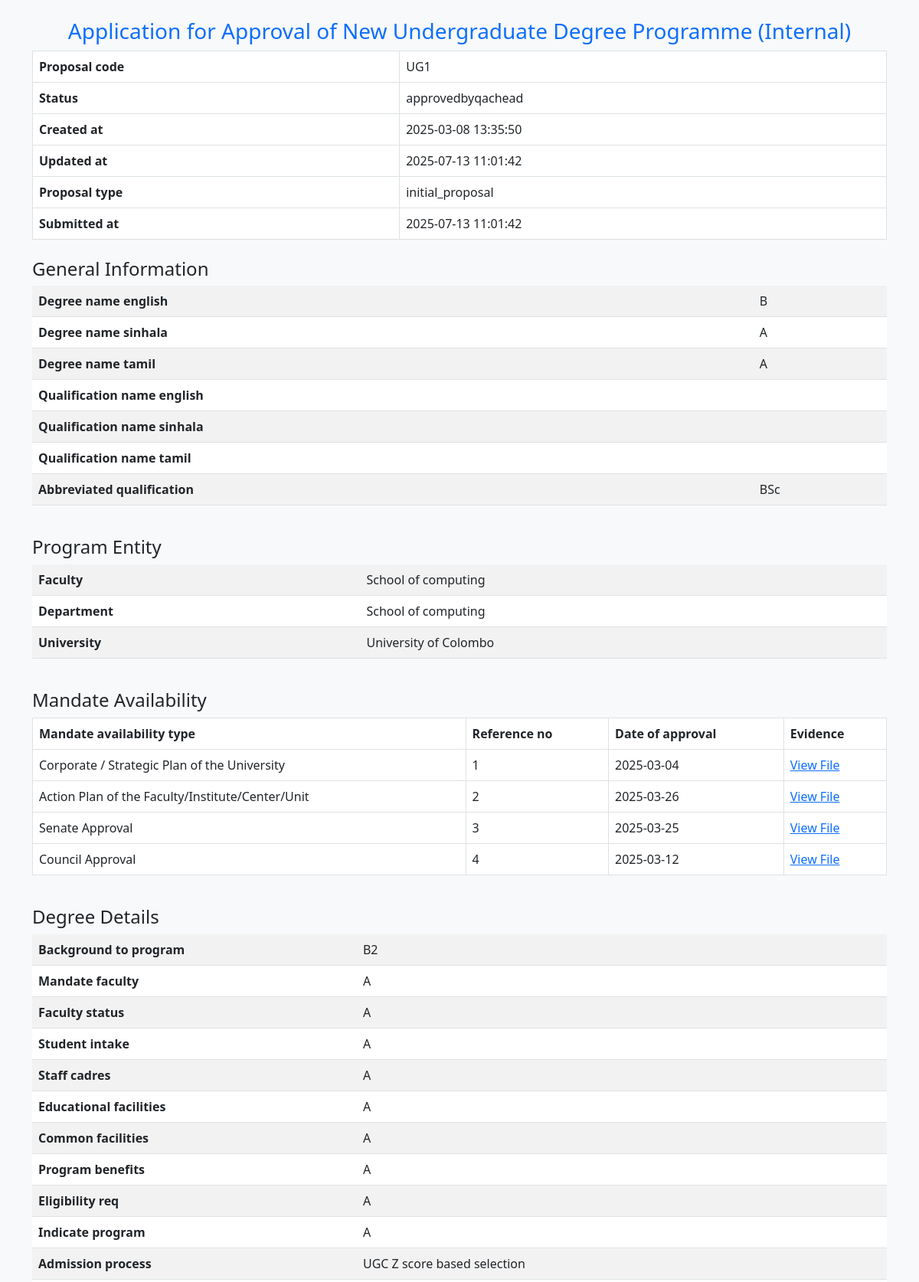
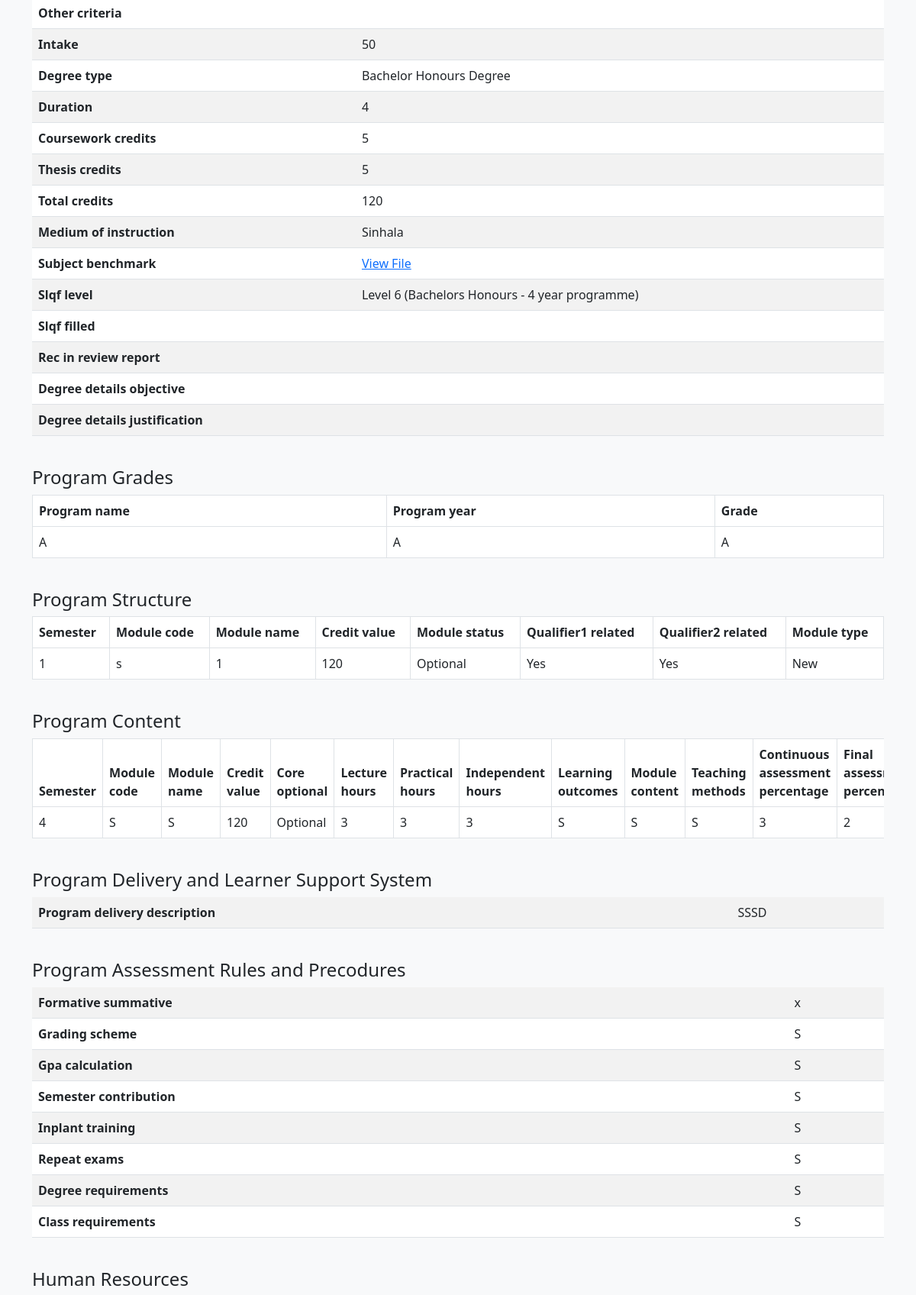
The app's page /review_proposal.php?id=1 (signed in, upper part) with its own data (2 pictures, top to bottom).
### tables this page shows
CREATE TABLE `proposals` (
  `proposal_id` int(11) NOT NULL,
  `university_id` int(11) NOT NULL,
  `created_by` int(11) NOT NULL,
  `status` enum('fresh','draft','submitted','under_review','approvedbydean','rejectedbydean','rejectedbyvc','approvedbyvc','approvedbycqa','rejectedbycqa','approvedbyugcfinance','rejectedbyugcfinance','approvedbyugchr','rejectedbyugchr','approvedbyugcidd','rejecteddbyugcidd','approvedbyugcacademic','rejectedbyugcacademic','approvedbyugcadmission','rejectedbyugcadmission','approvedbyqachead','rejectedbyqachead','approvedbyTA','rejectedbyTA','approvedbysecretary','rejectedbysecretary','approvedbyStandardCommittee','rejectedbyStandardCommittee','approvedbyqachead_revised','approvedbydean_revised','approvedbycqa_revised','approvedbyvc_revised','resignature_request_from_university','re-signed_dean','re-signed_cqa','re-signed_vc','approvedbyalldepartments','under_review_by_ATechAssistant','under_review_by_BTechAssistant') DEFAULT 'draft',
  `university_visible_status` varchar(100) NOT NULL,
  `created_at` timestamp NOT NULL DEFAULT current_timestamp(),
  `updated_at` timestamp NOT NULL DEFAULT current_timestamp() ON UPDATE current_timestamp(),
  `submitted_at` timestamp NULL DEFAULT NULL ON UPDATE current_timestamp(),
  `id` int(11) DEFAULT NULL,
  `proposal_code` varchar(1000) NOT NULL,
  `proposal_type` varchar(100) NOT NULL,
  `last_updated_by` int(11) DEFAULT NULL
);

CREATE TABLE `proposal_general_info` (
  `proposal_id` int(11) NOT NULL,
  `degree_name_english` varchar(255) NOT NULL,
  `degree_name_sinhala` varchar(255) NOT NULL,
  `degree_name_tamil` varchar(255) NOT NULL,
  `abbreviated_qualification` varchar(50) NOT NULL,
  `general_info_id` int(11) NOT NULL,
  `qualification_name_english` varchar(1000) NOT NULL,
  `qualification_name_sinhala` varchar(1000) NOT NULL,
  `qualification_name_tamil` varchar(1000) NOT NULL
);

CREATE TABLE `proposal_program_entity` (
  `proposal_id` int(11) NOT NULL,
  `faculty` varchar(255) NOT NULL,
  `department` varchar(255) DEFAULT NULL,
  `program_entity_id` int(11) NOT NULL,
  `university` varchar(1000) DEFAULT NULL
);

CREATE TABLE `proposal_mandate_availability` (
  `mandate_availability_type` varchar(1000) NOT NULL,
  `reference_no` varchar(1000) DEFAULT NULL,
  `date_of_approval` date NOT NULL,
  `evidence` varchar(1000) NOT NULL,
  `mandate_availability_id` int(11) NOT NULL,
  `proposal_id` int(11) NOT NULL,
  `program_entity_id` int(11) DEFAULT NULL
);

CREATE TABLE `proposal_degree_details` (
  `background_to_program` text NOT NULL,
  `mandate_faculty` text NOT NULL,
  `faculty_status` text NOT NULL,
  `student_intake` text NOT NULL,
  `staff_cadres` text NOT NULL,
  `educational_facilities` text NOT NULL,
  `common_facilities` text NOT NULL,
  `program_benefits` text NOT NULL,
  `eligibility_req` text NOT NULL,
  `indicate_program` text NOT NULL,
  `admission_process` text NOT NULL,
  `other_criteria` text NOT NULL,
  `intake` int(11) NOT NULL,
  `degree_type` varchar(100) NOT NULL,
  `duration` varchar(50) NOT NULL,
  `coursework_credits` int(11) NOT NULL,
  `thesis_credits` int(11) NOT NULL,
  `total_credits` int(11) NOT NULL,
  `medium_of_instruction` set('English','Sinhala','Tamil') NOT NULL,
  `degree_id` int(11) NOT NULL,
  `proposal_id` int(11) NOT NULL,
  `subject_benchmark` varchar(1000) DEFAULT NULL,
  `slqf_level` set('Level 5 (Bachelors)','Level 6 (Bachelors Honours - 4 year programme)') DEFAULT NULL,
  `rec_in_review_report` text NOT NULL,
  `degree_details_objective` varchar(1000) NOT NULL,
  `degree_details_justification` varchar(1000) NOT NULL,
  `slqf_filled` set('Yes','No') NOT NULL
);

CREATE TABLE `proposal_grades_received` (
  `degree_id` int(11) NOT NULL,
  `program_id` int(11) NOT NULL,
  `program_name` varchar(1000) NOT NULL,
  `program_year` varchar(1000) NOT NULL,
  `grade` varchar(1000) NOT NULL,
  `proposal_id` int(11) DEFAULT NULL
);

CREATE TABLE `proposal_program_structure` (
  `program_structure_id` int(11) NOT NULL,
  `proposal_id` int(11) NOT NULL,
  `semester` int(11) NOT NULL,
  `module_code` varchar(50) NOT NULL,
  `module_name` varchar(255) NOT NULL,
  `credit_value` int(11) NOT NULL,
  `module_status` enum('Compulsory','Optional') NOT NULL,
  `qualifier1_related` varchar(1000) DEFAULT '0',
  `qualifier2_related` varchar(1000) DEFAULT '0',
  `module_type` enum('Existing','New') NOT NULL
);

CREATE TABLE `proposal_program_content` (
  `content_id` int(11) NOT NULL,
  `proposal_id` int(11) NOT NULL,
  `semester` int(11) NOT NULL,
  `module_code` varchar(1000) NOT NULL,
  `module_name` varchar(1000) NOT NULL,
  `credit_value` int(11) NOT NULL,
  `core_optional` enum('Core','Optional') NOT NULL,
  `lecture_hours` int(11) NOT NULL,
  `practical_hours` int(11) NOT NULL,
  `independent_hours` int(11) NOT NULL,
  `learning_outcomes` varchar(1000) NOT NULL,
  `module_content` varchar(1000) NOT NULL,
  `teaching_methods` varchar(1000) NOT NULL,
  `continuous_assessment_percentage` int(11) NOT NULL,
  `final_assessment_percentage` int(11) NOT NULL,
  `recommended_reading` varchar(1000) NOT NULL
);

CREATE TABLE `proposal_program_delivery` (
  `proposal_id` int(11) NOT NULL,
  `program_delivery_description` text NOT NULL,
  `program_delivery_id` int(11) NOT NULL
);

CREATE TABLE `proposal_assessment_rules` (
  `proposal_id` int(11) NOT NULL,
  `formative_summative` text NOT NULL,
  `grading_scheme` text NOT NULL,
  `gpa_calculation` text NOT NULL,
  `semester_contribution` text NOT NULL,
  `inplant_training` text NOT NULL,
  `repeat_exams` text NOT NULL,
  `degree_requirements` text NOT NULL,
  `class_requirements` text NOT NULL,
  `assessment_rule_id` int(11) NOT NULL
);

### review_proposal.php (the view, shortened to what this page needs)
<?php
require 'databaseconnection.php';
$proposal_id = $_GET['id'];
$proposalQuery = "SELECT proposal_code,
  university_visible_status,
  created_at,
  updated_at ,
  proposal_type,
  submitted_at FROM proposals WHERE proposal_id = ?";
$degreeDetailsQuery = "SELECT
    background_to_program, mandate_faculty,
    faculty_status, student_intake, staff_cadres, educational_facilities,
    common_facilities, program_benefits, eligibility_req, indicate_program,
    admission_process, other_criteria, intake, degree_type, duration,
    coursework_credits, thesis_credits, total_credits, medium_of_instruction,
    subject_benchmark, slqf_level, slqf_filled, rec_in_review_report, degree_details_objective, degree_details_justification
FROM proposal_degree_details WHERE proposal_id = ?";
$generalInfoQuery = "SELECT
  degree_name_english,
  degree_name_sinhala,
  degree_name_tamil,
  qualification_name_english,
  qualification_name_sinhala,
  qualification_name_tamil,
  abbreviated_qualification FROM proposal_general_info WHERE proposal_id = ?";
$programEntityQuery = "SELECT faculty, department, university
FROM proposal_program_entity WHERE proposal_id = ?";
$mandateAvailabilityQuery = "SELECT mandate_availability_type, reference_no,
date_of_approval, evidence FROM proposal_mandate_availability WHERE proposal_id = ?";
$assessmentRulesQuery = "SELECT formative_summative,
  grading_scheme,
  gpa_calculation,
  semester_contribution,
  inplant_training,
  repeat_exams,
  degree_requirements,
  class_requirements FROM proposal_assessment_rules WHERE proposal_id = ?";
$programContentQuery = "SELECT
  semester,
  module_code,
  module_name,
  credit_value,
  core_optional,
  lecture_hours,
  practical_hours,
  independent_hours,
  learning_outcomes,
  module_content,
  teaching_methods,
  continuous_assessment_percentage,
  final_assessment_percentage,
  recommended_reading FROM proposal_program_content WHERE proposal_id = ?";
$programStructureQuery = "SELECT
  semester,
  module_code,
  module_name,
  credit_value,
  module_status,
  qualifier1_related,
  qualifier2_related,
  module_type FROM proposal_program_structure WHERE proposal_id = ?";
$programDeliveryQuery = "SELECT program_delivery_description FROM proposal_program_delivery WHERE proposal_id = ?";
$stmt = $connection->prepare($proposalQuery);
$stmt->bind_param("i", $proposal_id);
$stmt->execute();
$proposal = $stmt->get_result()->fetch_assoc();
function fetchData($connection, $query, $proposal_id) {
    $stmt = $connection->prepare($query);
    $stmt->bind_param("i", $proposal_id);
    $stmt->execute();
    return $stmt->get_result()->fetch_all(MYSQLI_ASSOC);
}
$degreeDetails = fetchData($connection, $degreeDetailsQuery, $proposal_id);
$generalInfo = fetchData($connection, $generalInfoQuery, $proposal_id);
$programEntity = fetchData($connection, $programEntityQuery, $proposal_id);
$mandateAvailability = fetchData($connection, $mandateAvailabilityQuery, $proposal_id);
$assessmentRules = fetchData($connection, $assessmentRulesQuery, $proposal_id);
$programContent = fetchData($connection, $programContentQuery, $proposal_id);
$programStructure = fetchData($connection, $programStructureQuery, $proposal_id);
$programDelivery = fetchData($connection, $programDeliveryQuery, $proposal_id);
function formatValue($value) {
    if (strpos($value, UPLOADS_DIR) === 0 && preg_match('/\.pdf$/i', $value)) {
        return "<a href='$value'>View File</a>";
    }
    return htmlspecialchars($value);
}
function displayFormSection($sectionTitle, $sectionData) {
    if (!empty($sectionData)) {
        echo "<h4 class='mt-4'>$sectionTitle</h4>";
        echo "<div class='table-responsive'><table class='table table-striped'>";
        foreach ($sectionData[0] as $key => $value) {
            echo "<tr><th>" . ucfirst(str_replace('_', ' ', $key)) . "</th><td>" . formatValue($value) . "</td></tr>";
        }
        echo "</table></div>";
    }
}
function displayTableSection($sectionTitle, $sectionData) {
    if (!empty($sectionData)) {
        echo "<h4 class='mt-4'>$sectionTitle</h4>";
        echo "<div class='table-responsive'><table class='table table-bordered'>";
        echo "<thead><tr>";
        foreach (array_keys($sectionData[0]) as $column) {
            echo "<th>" . ucfirst(str_replace('_', ' ', $column)) . "</th>";
        }
        echo "</tr></thead><tbody>";
        foreach ($sectionData as $row) {
            echo "<tr>";
            foreach ($row as $value) {
                echo "<td>" . formatValue($value) . "</td>";
            }
            echo "</tr>";
        }
        echo "</tbody></table></div>";
    }
}
?>
<!DOCTYPE html>
<html lang="en">
<head>
    <link href="https://cdn.jsdelivr.net/npm/bootstrap@5.3.0/dist/css/bootstrap.min.css" rel="stylesheet">
</head>
<body class="container mt-4 bg-light">
    <h3 class = "text-center text-primary">Application for Approval of New Undergraduate Degree Programme (Internal)</h3>
    <table class="table table-bordered">
        <?php
        $customLabels = [
        'university_visible_status' => 'Status'
        ];
        ?>
        <?php foreach ($proposal as $key => $value) { ?>
           <?php $label = $customLabels[$key] ?? ucfirst(str_replace('_', ' ', $key)); ?>
            <tr><th><?php echo $label; ?></th><td><?php echo htmlspecialchars($value); ?></td></tr>
        <?php } ?>
    </table>
    <?php
     displayFormSection("General Information", $generalInfo);
     displayTableSection("Mandate Availability", $mandateAvailability);
    ?>
</body>
</html>
</body>
</html>

### records on screen
proposals: proposal_code "UG1", university_visible_status "approvedbyqachead", created_at "2025-03-08 13:35:50", updated_at "2025-07-13 11:01:42", proposal_type "initial_proposal", submitted_at "2025-07-13 11:01:42"
proposal_general_info: degree_name_english "B", degree_name_sinhala "A", degree_name_tamil "A", abbreviated_qualification "BSc"
proposal_program_entity: faculty "School of computing", department "School of computing", university "University of Colombo"
proposal_mandate_availability: mandate_availability_type "Corporate / Strategic Plan of the University", reference_no "1", date_of_approval "2025-03-04"
proposal_mandate_availability: mandate_availability_type "Action Plan of the Faculty/Institute/Center/Unit", reference_no "2", date_of_approval "2025-03-26"
proposal_mandate_availability: mandate_availability_type "Senate Approval", reference_no "3", date_of_approval "2025-03-25"
proposal_mandate_availability: mandate_availability_type "Council Approval", reference_no "4", date_of_approval "2025-03-12"
proposal_degree_details: background_to_program "B2", mandate_faculty "A", faculty_status "A", student_intake "A", staff_cadres "A", educational_facilities "A", common_facilities "A", program_benefits "A", eligibility_req "A", indicate_program "A", admission_process "UGC Z score based selection", intake "50", degree_type "Bachelor Honours Degree", duration "4", coursework_credits "5", thesis_credits "5", total_credits "120", medium_of_instruction "Sinhala", slqf_level "Level 6 (Bachelors Honours - 4 year programme)"
proposal_grades_received: value "A"
proposal_program_structure: value "1", module_code "s", credit_value "120", module_status "Optional", value "Yes", module_type "New"
proposal_program_content: semester "4", value "S", credit_value "120", core_optional "Optional", value "3", final_assessment_percentage "2"
proposal_program_delivery: key "Program delivery description", program_delivery_description "SSSD"
proposal_assessment_rules: formative_summative "x", grading_scheme "S", gpa_calculation "S", semester_contribution "S", inplant_training "S", repeat_exams "S", degree_requirements "S", class_requirements "S"

### other values on screen
$label "Proposal code"
$label "Status"
$label "Created at"
$label "Updated at"
$label "Proposal type"
$label "Submitted at"
$sectionTitle "General Information Program Entity Degree Details Program Delivery and Learner Support System Program Assessment Rules and Precodures"
str_replace('_', ' ', $key) "Degree name english"
str_replace('_', ' ', $key) "Degree name sinhala"
str_replace('_', ' ', $key) "Degree name tamil"
str_replace('_', ' ', $key) "Qualification name english"
str_replace('_', ' ', $key) "Qualification name sinhala"
str_replace('_', ' ', $key) "Qualification name tamil"
str_replace('_', ' ', $key) "Abbreviated qualification"
str_replace('_', ' ', $key) "Faculty"
